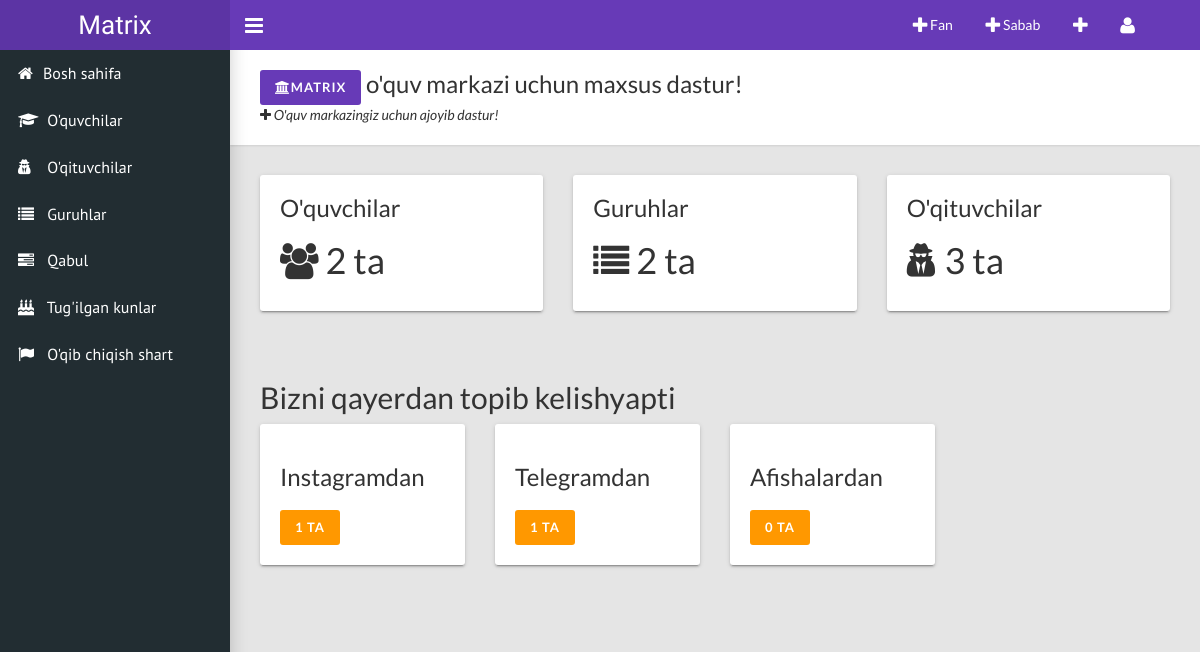
The app's page / (signed in) with its own data.
### main/models.py (models this page shows, shortened)
class CameWith(models.Model):
    name = models.CharField("Sabab nomi", max_length=250)

### main/views.py (the view)
# urls.py: path("", HomeView.as_view(), name="home"),
class HomeView(LoginRequiredMixin,View):
    def get(self, request):
        camewith = CameWith.objects.all()
        groups = Group.objects.filter(active=True)
        students = 0
        for group in groups:
            students += int(group.student.all().count())
        context = {
            'groups':groups,
            'students':students,
            'camewith':camewith,
        }
        return render(request, 'index.html',context)

### main/context_pro.py (called while the page is built)
def students(request):
    context = {
        'teachers':Teacher.objects.all(),
        'student':Student.objects.all(),
    }
    return context

### templates/index.html
{% extends 'wrapper.html' %}
{% load static %}
{% block content %}
<div class="content-wrapper">
  <div class="page-title">
    <div>
      <h1><span class="bg-primary btn"><i class="fa fa-institution"></i>Matrix</span > o'quv markazi uchun maxsus dastur!</h1>
      <p><i class="fa fa-plus"></i> O'quv markazingiz uchun ajoyib dastur!</p>
    </div>
  </div>
    <div class="row">
      <div class="col-md-4">
        <div class="card">
          <h3 class="card-title">O'quvchilar</h3>
          <div class="card-body d-flex">
            <h1><i class="fa fa-users"></i> {{students}} ta</h1>
          </div>
        </div>
      </div>
      <div class="col-md-4">
        <div class="card">
          <h3 class="card-title">Guruhlar</h3>
          <div class="card-body d-flex">
            <h1><i class="fa fa-list"></i>
              {{groups.all.count}} ta</h1>
          </div>
        </div>
      </div>
      <div class="col-md-4">
        <div class="card">
          <h3 class="card-title">O'qituvchilar</h3>
          <div class="card-body d-flex">
            <h1><i class="fa fa-user-secret"></i> {{request.user.teacher.all.count}} ta</h1>
          </div>
        </div>
      </div>
    </div>
    <br>
    <h2>Bizni qayerdan topib kelishyapti</h2>
    <div class="row">
      {% for came in camewith %}
        <div class="col-md-3">
          <div class="card">
            <h3>{{came.name}}</h3>
            <h4 class="btn btn-warning">{{came.students.all.count}} ta</h4>
          </div>
        </div>
      {% endfor %}
    </div>
  </div>
</div>
    {% endblock content %}

### records on screen
CameWith: name "Instagramdan", students.all.count "1"
CameWith: name "Telegramdan", students.all.count "1"
CameWith: name "Afishalardan", students.all.count "0"

### other values on screen
{{ students }} "2"
{{ groups.all.count }} "2"
{{ request.user.teacher.all.count }} "3"
